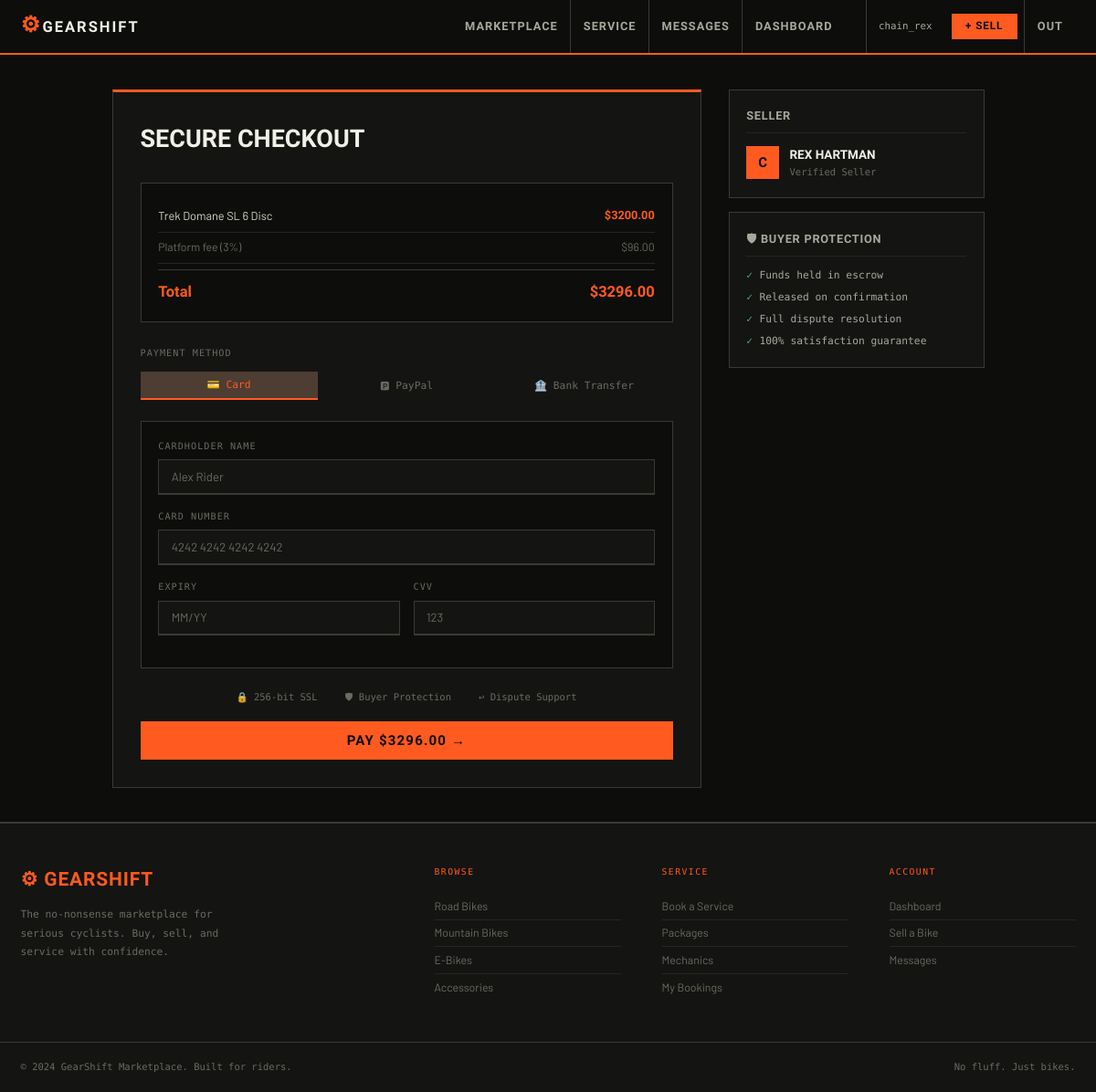
Screenshot of /checkout/1 (signed in) with the database file from the repository.
### tables this page shows
CREATE TABLE users (
        id INTEGER PRIMARY KEY AUTOINCREMENT,
        username TEXT UNIQUE NOT NULL,
        email TEXT UNIQUE NOT NULL,
        password TEXT NOT NULL,
        full_name TEXT,
        phone TEXT,
        location TEXT,
        bio TEXT,
        avatar TEXT,
        rating REAL DEFAULT 4.5,
        reviews_count INTEGER DEFAULT 0,
        is_verified INTEGER DEFAULT 0,
        joined TIMESTAMP DEFAULT CURRENT_TIMESTAMP
    );

CREATE TABLE listings (
        id INTEGER PRIMARY KEY AUTOINCREMENT,
        seller_id INTEGER,
        title TEXT NOT NULL,
        category TEXT,
        brand TEXT,
        model TEXT,
        year INTEGER,
        condition TEXT,
        price REAL,
        negotiable INTEGER DEFAULT 1,
        description TEXT,
        frame_size TEXT,
        color TEXT,
        mileage INTEGER,
        location TEXT,
        service_history TEXT,
        images TEXT DEFAULT '[]',
        status TEXT DEFAULT 'active',
        views INTEGER DEFAULT 0,
        created_at TIMESTAMP DEFAULT CURRENT_TIMESTAMP,
        FOREIGN KEY(seller_id) REFERENCES users(id)
    );

### app.py (the view)
@app.route('/checkout/<int:lid>')
def checkout(lid):
    if not session.get('uid'):
        return redirect(url_for('login'))
    c = db()
    item = c.execute('SELECT l.*,u.username,u.full_name FROM listings l JOIN users u ON l.seller_id=u.id WHERE l.id=?', (lid,)).fetchone()
    c.close()
    return render_template('checkout.html', item=item)

### app.py (called while the page is built)
def db():
    conn = sqlite3.connect('gearshift.db')
    conn.row_factory = sqlite3.Row
    return conn

@app.context_processor
def globals():
    unread = 0
    if session.get('uid'):
        c = db()
        unread = c.execute('SELECT COUNT(*) FROM messages WHERE receiver_id=? AND is_read=0', (session['uid'],)).fetchone()[0]
        c.close()
    return dict(uid=session.get('uid'), uname=session.get('uname'), unread=unread)

### templates/checkout.html (shortened to what this page needs)
{% extends "base.html" %}{% block title %}Checkout — GearShift{% endblock %}
{% block content %}
<div class="checkout-page">
  <div class="checkout-grid">
    <div class="checkout-form">
      <h1>Secure Checkout</h1>
      <div class="order-box">
        <div class="order-row"><span>{{ item.title }}</span><span style="color:var(--orange);font-family:var(--display);font-weight:900">${{ "%.2f"|format(item.price) }}</span></div>
        <div class="order-row" style="font-size:.82rem;color:var(--concrete)"><span>Platform fee (3%)</span><span>${{ "%.2f"|format(item.price*0.03) }}</span></div>
        <div class="order-total"><span>Total</span><span>${{ "%.2f"|format(item.price*1.03) }}</span></div>
      </div>
      <div class="pay-title">Payment Method</div>
      <div class="pay-tabs">
        <button class="pay-tab active" onclick="setMethod(this,'card')">💳 Card</button>
        <button class="pay-tab" onclick="setMethod(this,'paypal')">🅿 PayPal</button>
        <button class="pay-tab" onclick="setMethod(this,'bank')">🏦 Bank Transfer</button>
      </div>
      <div class="pay-card-form">
        <div class="field"><label>Cardholder Name</label><input type="text" id="cName" class="input" placeholder="Alex Rider"></div>
        <div class="field"><label>Card Number</label><input type="text" id="cNum" class="input" placeholder="4242 4242 4242 4242" maxlength="19" oninput="this.value=this.value.replace(/\D/g,'').replace(/(.{4})/g,'$1 ').trim()"></div>
        <div class="field-row">
          <div class="field"><label>Expiry</label><input type="text" id="cExp" class="input" placeholder="MM/YY" maxlength="5"></div>
          <div class="field"><label>CVV</label><input type="text" id="cCvv" class="input" placeholder="123" maxlength="4"></div>
        </div>
      </div>
      <div class="secure-note"><span>🔒 256-bit SSL</span><span>🛡 Buyer Protection</span><span>↩ Dispute Support</span></div>
      <button onclick="pay()" class="btn btn-primary btn-lg btn-full">Pay ${{ "%.2f"|format(item.price*1.03) }} →</button>
    </div>
    <div class="checkout-side">
      <div class="side-box">
        <h4>Seller</h4>
        <div style="display:flex;gap:.75rem;align-items:center">
          <div style="width:36px;height:36px;background:var(--orange);color:var(--black);display:flex;align-items:center;justify-content:center;font-family:var(--display);font-weight:900">{{ item.username[0].upper() }}</div>
          <div><div style="font-family:var(--display);font-weight:700;color:var(--white);font-size:.9rem;text-transform:uppercase">{{ item.full_name or item.username }}</div><div style="font-family:var(--mono);font-size:.7rem;color:var(--concrete)">Verified Seller</div></div>
        </div>
      </div>
      <div class="side-box">
        <h4>🛡 Buyer Protection</h4>
        <ul class="protect-list">
          <li>Funds held in escrow</li><li>Released on confirmation</li>
          <li>Full dispute resolution</li><li>100% satisfaction guarantee</li>
        </ul>
      </div>
    </div>
  </div>
</div>
{% endblock %}

### templates/base.html (shortened to what this page needs)
<!DOCTYPE html>
<html lang="en">
<head>
<link rel="stylesheet" href="{{ url_for('static', filename='css/main.css') }}">
</head>
<body>
<nav class="navbar">
  <div class="nav-inner">
    <a href="{{ url_for('index') }}" class="nav-logo">
      <span class="logo-icon">⚙</span>
      <span class="logo-text">GearShift</span>
    </a>
    <div class="nav-links">
      <a href="{{ url_for('browse') }}" class="nav-link">Marketplace</a>
      <a href="{{ url_for('service') }}" class="nav-link">Service</a>
      {% if uid %}
      <a href="{{ url_for('messages') }}" class="nav-link nav-badge-wrap">
        Messages {% if unread > 0 %}<span class="nav-badge">{{ unread }}</span>{% endif %}
      </a>
      <a href="{{ url_for('dashboard') }}" class="nav-link">Dashboard</a>
      {% endif %}
    </div>
    <div class="nav-right">
      {% if uid %}
        <span class="nav-user">{{ uname }}</span>
        <a href="{{ url_for('new_listing') }}" class="btn btn-primary btn-sm" style="margin:0 .5rem">+ Sell</a>
        <a href="{{ url_for('logout') }}" class="nav-link">Out</a>
      {% else %}
        <a href="{{ url_for('login') }}" class="nav-link">Sign In</a>
        <a href="{{ url_for('register') }}" class="btn btn-primary btn-sm" style="margin-left:.5rem">Join</a>
      {% endif %}
    </div>
  </div>
</nav>
<main>{% block content %}{% endblock %}</main>
<footer class="footer">
  <div class="footer-grid">
    <div class="footer-brand">
      <div class="footer-brand-name">⚙ GearShift</div>
      <p>The no-nonsense marketplace for serious cyclists. Buy, sell, and service with confidence.</p>
    </div>
    <div class="footer-col">
      <h5>Browse</h5>
      <a href="{{ url_for('browse') }}?category=Road Bike">Road Bikes</a>
      <a href="{{ url_for('browse') }}?category=Mountain Bike">Mountain Bikes</a>
      <a href="{{ url_for('browse') }}?category=E-Bike">E-Bikes</a>
      <a href="{{ url_for('browse') }}?category=Accessories">Accessories</a>
    </div>
    <div class="footer-col">
      <h5>Service</h5>
      <a href="{{ url_for('service') }}">Book a Service</a>
      <a href="{{ url_for('service') }}#packages">Packages</a>
      <a href="{{ url_for('service') }}#mechanics">Mechanics</a>
      <a href="{{ url_for('my_bookings') if uid else url_for('login') }}">My Bookings</a>
    </div>
    <div class="footer-col">
      <h5>Account</h5>
      {% if uid %}
      <a href="{{ url_for('dashboard') }}">Dashboard</a>
      <a href="{{ url_for('new_listing') }}">Sell a Bike</a>
      <a href="{{ url_for('messages') }}">Messages</a>
      {% else %}
      <a href="{{ url_for('register') }}">Create Account</a>
      <a href="{{ url_for('login') }}">Sign In</a>
      {% endif %}
    </div>
  </div>
  <div class="footer-bottom">
    <span>© 2024 GearShift Marketplace. Built for riders.</span>
    <span>No fluff. Just bikes.</span>
  </div>
</footer>
</body>
</html>

### rows the page displays
users: username "chain_rex", username "C", full_name "REX HARTMAN"
listings: title "Trek Domane SL 6 Disc", price "3200.00", item.price*0.03 "96.00", item.price*1.03 "3296.00"
